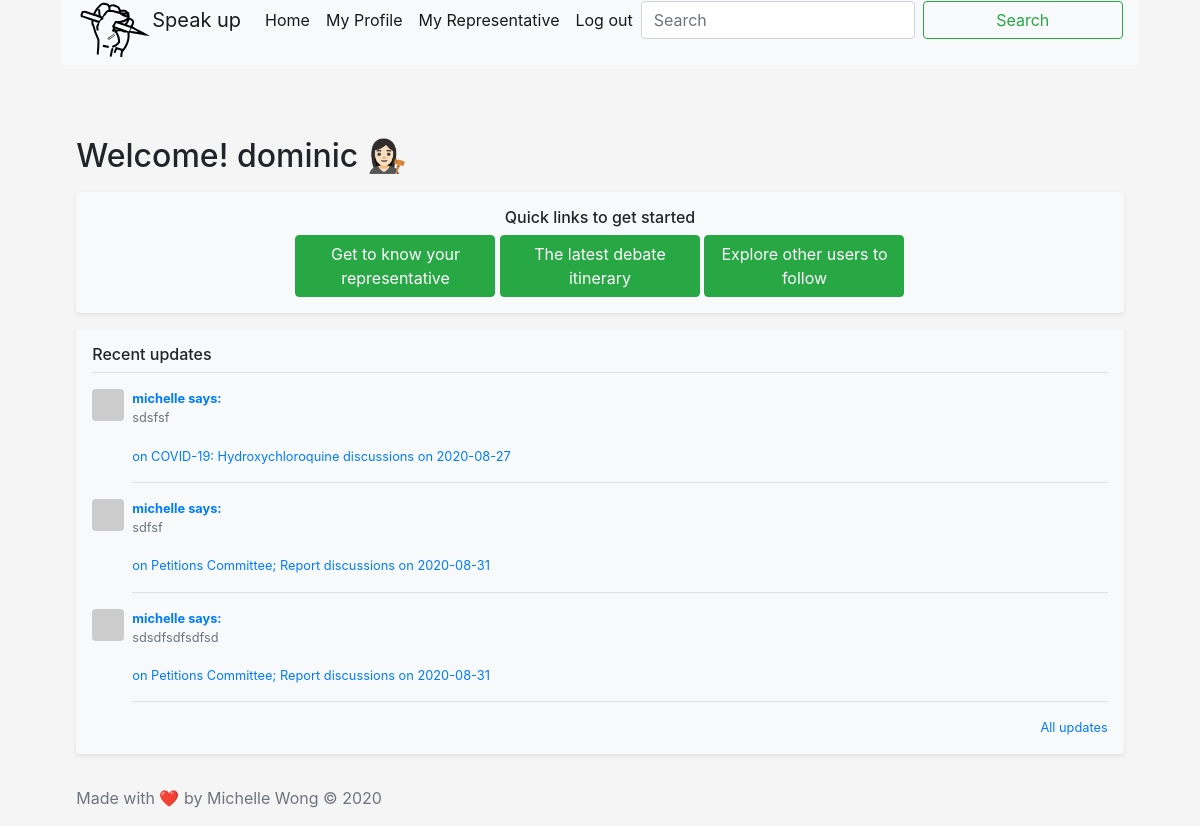
The page /index (signed in) on the database its author committed.
### app/models.py (models this page shows, shortened)
class User(UserMixin, db.Model):
    id = db.Column(db.Integer, primary_key=True)
    username = db.Column(db.String(64), index=True, unique=True)
    email = db.Column(db.String(120), index=True, unique=True)
    password_hash = db.Column(db.String(128))
    posts = db.relationship('Post', backref='author', lazy='dynamic')
    about_me = db.Column(db.String(140))
    representative = db.Column(db.String(100))
    constituency = db.Column(db.String(100))
    postcode = db.Column(db.String(64))
    last_seen = db.Column(db.DateTime, default=datetime.utcnow)
    followed = db.relationship(
        'User', secondary=followers,
        primaryjoin=(followers.c.follower_id == id),
        secondaryjoin=(followers.c.followed_id == id),
        backref=db.backref('followers', lazy='dynamic'), lazy='dynamic')
    def avatar(self, size):
        digest = md5(self.email.lower().encode('utf-8')).hexdigest()
        return 'https://www.gravatar.com/avatar/{}?d=identicon&s={}'.format(
            digest, size)
    def followed_posts(self):
        followed = Post.query.join(
            followers, (followers.c.followed_id == Post.user_id)).filter(
                followers.c.follower_id == self.id)
        own = Post.query.filter_by(user_id=self.id)
        return followed.union(own).order_by(Post.timestamp.desc())

class Post(db.Model):
    id = db.Column(db.Integer, primary_key=True)
    body = db.Column(db.String(140))
    timestamp = db.Column(db.DateTime, index=True, default=datetime.utcnow)
    user_id = db.Column(db.Integer, db.ForeignKey('user.id'))
    speech_id = db.Column(db.Integer, db.ForeignKey('speech.id'))

class MinorHeading(db.Model):
    __tablename__ = 'minorheading'
    id = db.Column(db.Integer, primary_key=True)
    order_id = db.Column(db.Integer,index=True)
    major_id = db.Column(db.Integer, db.ForeignKey('majorheading.id'))
    body = db.Column(db.String(140))
    speech = db.relationship('Speech', backref='minorheading', lazy='dynamic')

class Hansard(db.Model):
    id = db.Column(db.Integer, primary_key=True)
    date = db.Column(db.String(140))
    majorheading = db.relationship('MajorHeading', backref='hansard', lazy='dynamic')

### app/routes.py (the view)
@app.route('/', methods=['GET', 'POST'])
@app.route('/index', methods=['GET', 'POST'])
@login_required
def index():
    form = PostForm()
    if form.validate_on_submit():
        post = Post(body=form.post.data, author=current_user)
        db.session.add(post)
        db.session.commit()
        flash('Your post is now live!')
        return redirect(url_for('index'))
    page = request.args.get('page', 1, type=int)
    posts = current_user.followed_posts().paginate(
        page, 3, False)
    return render_template('index.html', title='Home', form=form,
                           posts=posts.items)

### app/forms.py
class PostForm(FlaskForm):
    identifier = StringField()
    post = TextAreaField('Say something', validators=[DataRequired()])
    hidden = TextAreaField("Field 2",id="srcLibArticles")
    submit = SubmitField('Submit')

### app/models.py (called while the page is built)
@login.user_loader
def load_user(id):
    return User.query.get(int(id))

### app/routes.py (called while the page is built)
@app.before_request
def before_request():
    if current_user.is_authenticated:
        current_user.last_seen = datetime.utcnow()
        db.session.commit()

### app/templates/index.html (shortened to what this page needs)
{% extends "navbar.html" %}
{% block content %}
<div class="row">
  <div class="col-lg-12">
    <br>
    <br>
    <br>
    <h2>Welcome! {{current_user.username}} 👩🏻‍⚖️</h2>
    <div class="my-3 p-3 bg-light text-center rounded box-shadow shadow-sm">
    <h6>Quick links to get started</h6>
    <button type="button" class="btn btn-success text-center">Get to know your representative</button>
    <button type="button" class="btn btn-success text-center">The latest debate itinerary</button>
    <button type="button" class="btn btn-success text-center">Explore other users to follow</button>
    </div>
    <div class="my-3 p-3 bg-light rounded box-shadow shadow-sm">
            <h6 class="border-bottom border-gray pb-2 mb-0">Recent updates</h6>
            {% for post in posts %}
                {% include '_post.html' %}
            {% endfor %}
    <small class="d-block text-right mt-3">
      <a href="#">All updates</a>
    </small>
  </div>
</div>
</div>
{% endblock %}

### app/templates/_post.html
        <div class="media text-muted pt-3">
          <img data-src="holder.js/31x32?theme=thumb&amp;bg=007bff&amp;fg=007bff&amp;size=1" alt="32x32" class="mr-2 rounded" style="width: 32px; height: 32px;" src={{ post.author.avatar(36) }} data-holder-rendered="true">
          <p class="media-body pb-3 mb-0 small lh-125 border-bottom border-gray">
            <strong class="d-block text-gray-dark"><a href="{{ url_for('user', username=post.author.username) }}">{{post.author.username}} says: </a></strong>
          {{post.body}}
          <br>
          <br>
          <a href="/hansard/{{post.speech.minorheading.majorheading.hansard.date+"#"+post.speech.exact_id}}"> on {{post.speech.minorheading.body}} discussions on {{post.speech.minorheading.majorheading.hansard.date}}</a>
           </p>
        </div>

### app/css/file.css (style rules this page uses)
html, body { height: 100%; }

### app/templates/index.html (style rules this page uses)
.btn { width:200px; height:100px padding:5px; }

### rows shown on the page
User: username "dominic"
Post: author.username "michelle", body "sdsfsf", speech.minorheading.body "COVID-19: Hydroxychloroquine", speech.minorheading.majorheading.hansard "2020-08-27"
Post: author.username "michelle", body "sdfsf", speech.minorheading.body "Petitions Committee; Report", speech.minorheading.majorheading.hansard "2020-08-31"
Post: author.username "michelle", body "sdsdfsdfsdfsd", speech.minorheading.body "Petitions Committee; Report", speech.minorheading.majorheading.hansard "2020-08-31"
